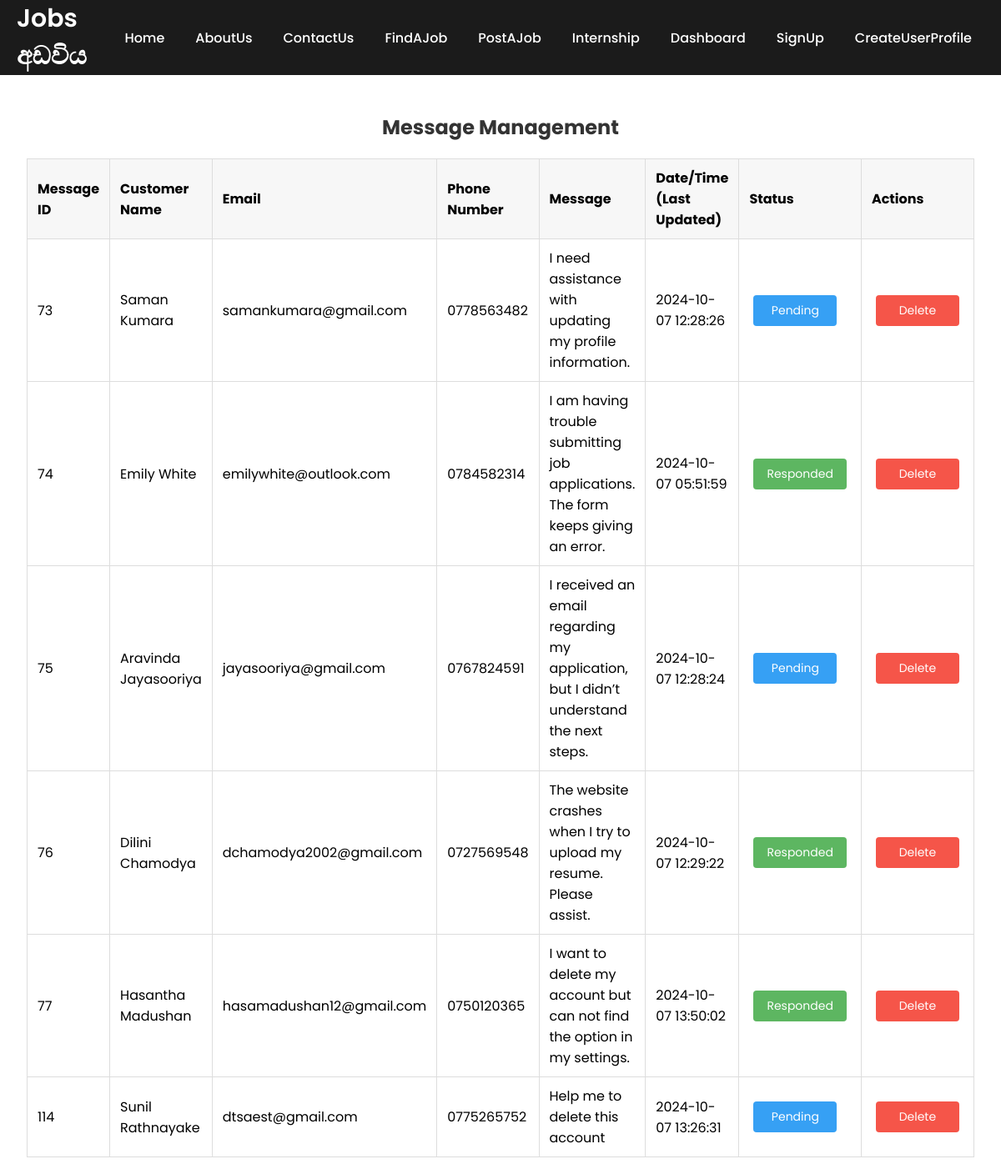
/Sandeepa/Dilsha/c_update_admin.php, run on the app's committed database.
### tables this page shows
CREATE TABLE `contact_us` (
  `m_id` int(11) NOT NULL,
  `name` varchar(255) NOT NULL,
  `email` varchar(255) NOT NULL,
  `phone` varchar(15) NOT NULL,
  `message` text NOT NULL,
  `time` timestamp NOT NULL DEFAULT current_timestamp() ON UPDATE current_timestamp(),
  `status` enum('pending','responded') NOT NULL DEFAULT 'pending'
);

### Sandeepa/Dilsha/c_update_admin.php (the view, shortened to what this page needs)
<?php
require 'c_config.php';
include('navbar.php');
$sql = "SELECT m_id, name, email, phone, message, time, status FROM contact_us";
$result = $conn->query($sql);
echo "<h1 class='title-center'> <br> Message Management</h1>";
if ($result->num_rows > 0) {
    echo "<table class='message-table'>";
    echo "<thead><tr>" .
    "<th> Message ID </th>" .
    "<th> Customer Name </th>" .
    "<th> Email </th>" .
    "<th> Phone Number </th>" .
    "<th> Message </th>" .
    "<th> Date/Time (Last Updated) </th>" .
    "<th> Status </th>" .
    "<th> Actions </th></tr></thead><tbody>";
    while ($row = $result->fetch_assoc()) {
        echo "<tr>";
        echo "<td>" . $row["m_id"] . "</td>" .
             "<td>" . $row["name"] . "</td>" .
             "<td>" . $row["email"] . "</td>" .
             "<td>" . $row["phone"] . "</td>" .
             "<td>" . $row["message"] . "</td>" .
             "<td>" . $row["time"] . "</td>";
        if ($row["status"] == 'responded') {
            echo "<td>
                    <form action='c_pending_admin.php' method='POST' style='display:inline-block;'>
                        <input type='hidden' name='cid' value='" . $row["m_id"] . "'>
                        <input type='hidden' name='status' value='pending'>
                        <input type='submit' value='Responded' class='respond-btn'>
                    </form>
                  </td>";
        } else {
            echo "<td>
                    <form action='c_respond_admin.php' method='POST' style='display:inline-block;'>
                        <input type='hidden' name='cid' value='" . $row["m_id"] . "'>
                        <input type='hidden' name='status' value='responded'>
                        <input type='submit' value='Pending' class='pending-btn'>
                    </form>
                  </td>";
        }
        echo "<td><form action='c_delete_admin.php' method='POST' onsubmit='return confirmDelete();' style='display:inline-block;'>
                <input type='hidden' name='cid' value='" . $row["m_id"] . "'>
                <input type='submit' value='Delete' class='delete-btn'>
              </form></td>";
        echo "</tr>";
    }
    echo "</tbody></table>";
} else {
    echo "<p>No Results</p>";
}
?>

### Sandeepa/Dilsha/navbar.php (style rules this page uses)
* { margin: 0; padding: 0; font-family: 'Poppins', sans-serif; box-sizing: border-box; }

### Sandeepa/Dilsha/c_update_admin.php (style rules this page uses)
.title-center { padding-top: 80px; text-align: center; font-size: 24px; margin-top: 20px; color: #333; }
.message-table { width: 80%; margin: 20px auto; border-collapse: collapse; font-size: 16px; text-align: left; }
.message-table thead { background-color: #f2f2f2; }
.message-table th, .message-table td { padding: 10px 12px; border: 1px solid #ddd; }
.message-table th { font-weight: bold; background-color: #f7f7f7; }
.respond-btn , .pending-btn, .delete-btn { min-width: 100px; display: inline-block; text-align: center; padding: 8px 16px; font-size: 14px; cursor: pointer; border: none; color: #fff; border-radius: 4px; margin: 0 5px; }
.respond-btn { background-color: #4CAF50; }
.pending-btn { background-color: #2196F3; }
.delete-btn { background-color: #f44336; }
.respond-btn , .pending-btn, .delete-btn { opacity: 0.9; }

### data on the page
contact_us: m_id "73", name "Saman Kumara", email "samankumara@gmail.com", phone "0778563482", message "I need assistance with updating my profile information.", time "2024-10-07 12:28:26"
contact_us: m_id "74", name "Emily White", email "emilywhite@outlook.com", phone "0784582314", message "I am having trouble submitting job applications. The form keeps giving an error.", time "2024-10-07 05:51:59"
contact_us: m_id "75", name "Aravinda Jayasooriya", email "jayasooriya@gmail.com", phone "0767824591", message "I received an email regarding my application, but I didn’t understand the next steps.", time "2024-10-07 12:28:24"
contact_us: m_id "76", name "Dilini Chamodya", email "dchamodya2002@gmail.com", phone "0727569548", message "The website crashes when I try to upload my resume. Please assist.", time "2024-10-07 12:29:22"
contact_us: m_id "77", name "Hasantha Madushan", email "hasamadushan12@gmail.com", phone "0750120365", message "I want to delete my account but can not find the option in my settings.", time "2024-10-07 13:50:02"
contact_us: m_id "114", name "Sunil Rathnayake", email "dtsaest@gmail.com", phone "0775265752", message "Help me to delete this account", time "2024-10-07 13:26:31"
